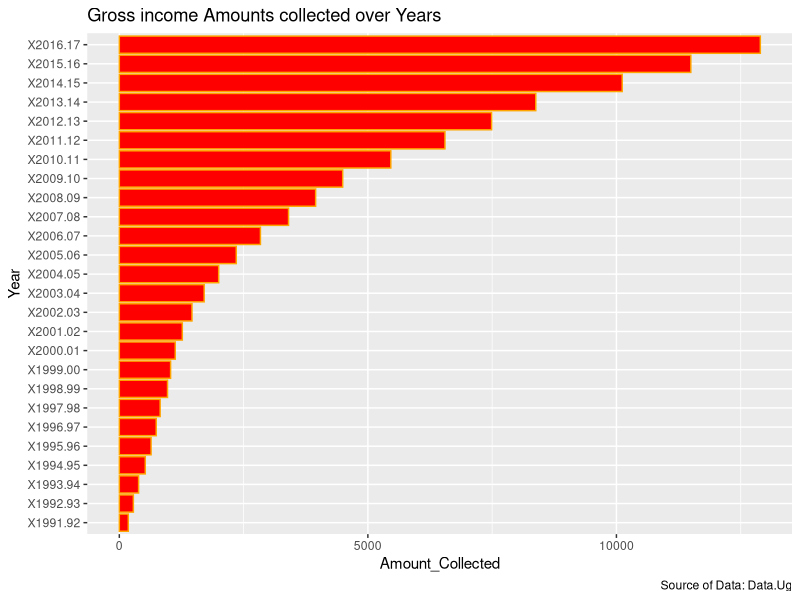
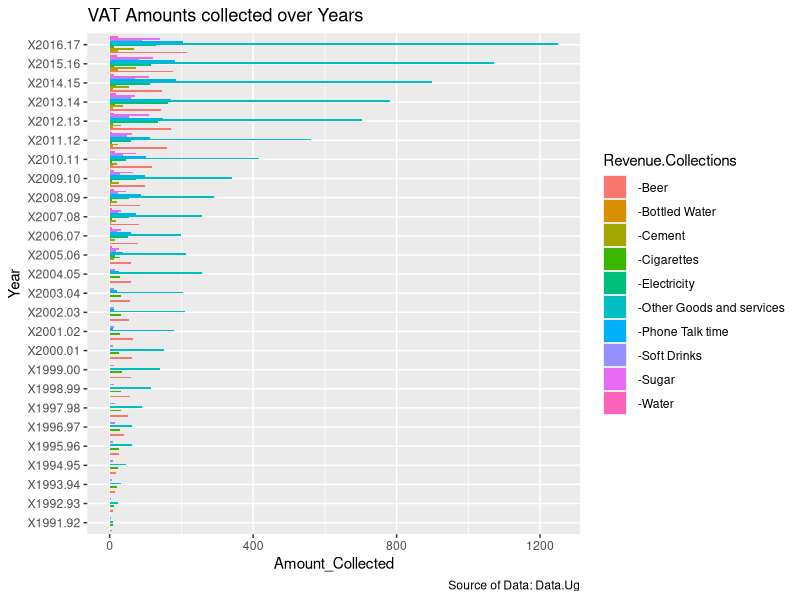
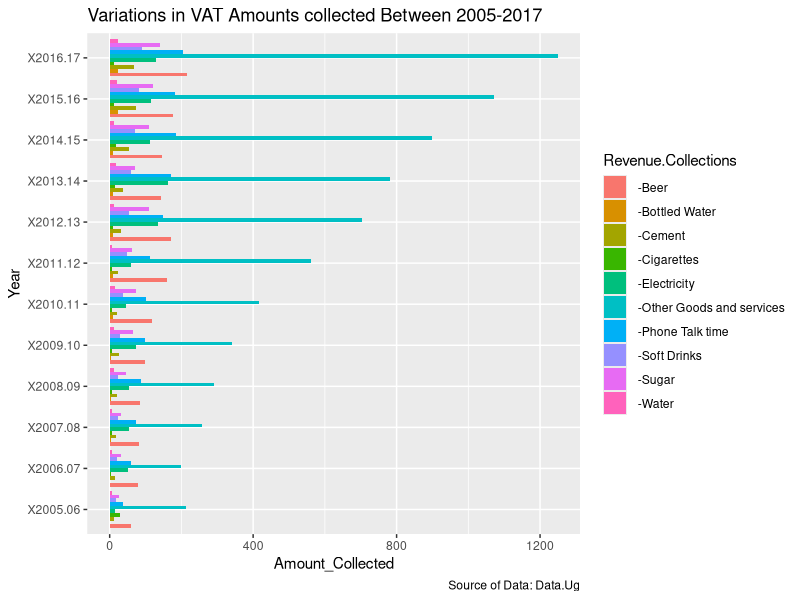
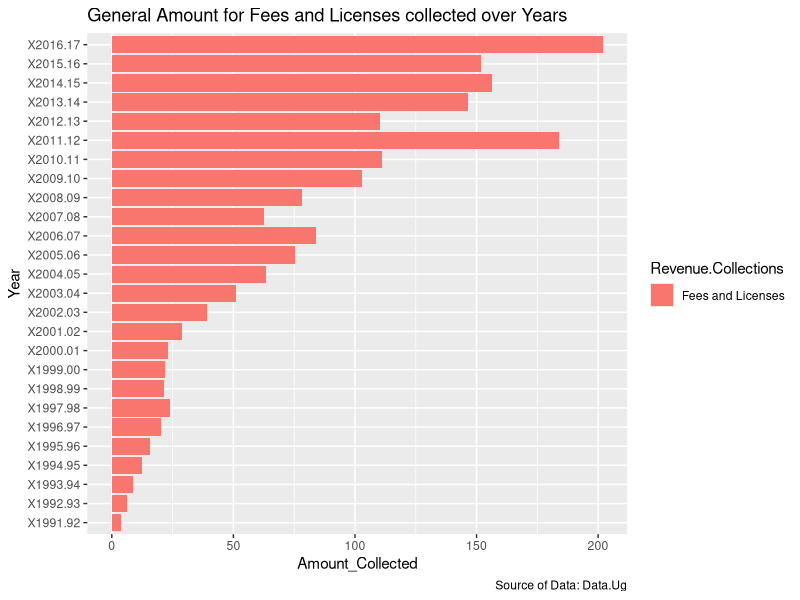

The R source for these figures, in order:
# Libraries
library(tidyr)
library(magrittr)
library(dplyr)
library(ggplot2)

# Importing the dataset
rev_collections <- read.csv("revenue-collections.csv")

# checking the structure of the dataset
str(rev_collections)

# seems there is a problem with the header. Viewing the datasets to see whats really the problem
View(rev_collections)
# there is a problem with the way the headers were made. lets remove the first row
# Deleting the title manually from excel. its the easiest
rev_collections <- read.csv("revenue-collections.csv", 
                            na.strings = "NA",
                            stringsAsFactors = F)

str(rev_collections)

# Making the data tidy using the gather method
rev_collections <- rev_collections %>% gather('X1991.92':'X2016.17', 
                           key = "Year", 
                           value = "Amount_Collected",
                           na.rm = T)

# Selecting only gross revenue over the years
Gross_Revenue <-rev_collections %>% 
  select(Revenue.Collections,Year,Amount_Collected) %>%
  filter(Revenue.Collections == "Gross Revenues")

# Visualizing the revenue collected
 ggplot(data = Gross_Revenue, aes(x=Year, y= Amount_Collected)
      )+
   geom_bar(colour = "orange",
            stat ="identity",
            fill = "red")+
   coord_flip() +
   ggtitle(paste("Gross income Amounts collected over Years"))+
   labs(
     caption = "Source of Data: Data.Ug"
   )
 
 # Selecting and visualizing value added taxes
 VAT <- rev_collections %>%
   select(Revenue.Collections,Year,Amount_Collected)%>%
   filter(Revenue.Collections == " -Cigarettes"|
            Revenue.Collections == " -Beer"|
            Revenue.Collections == " -Spirit/Waragi"|
            Revenue.Collections == " -Soft Drinks"|
            Revenue.Collections == " -Sugar"|
            Revenue.Collections == " -Bottled Water"|
            Revenue.Collections == " -Cement"|
            Revenue.Collections == " -Electricity"|
            Revenue.Collections == " -Water"|
            Revenue.Collections == " -Other Goods and services"|
            Revenue.Collections == " -Phone Talk time"
            )
 # Visualizing VAT using a line graph
 ggplot(data = VAT, aes(x=Year,
                        y= Amount_Collected, 
                        fill = Revenue.Collections)
 )+
   geom_bar(stat ="identity",
            position = position_dodge()
             )+
   coord_flip()+
   ggtitle(paste("VAT Amounts collected over Years"))+
   labs(
     caption = "Source of Data: Data.Ug"
   )
 
 # dividing the dataset into 2 for easy visualizations and visualizing only btn 2005 to 2017
 VAT_2005_17 <-VAT %>% select(Revenue.Collections,Year,Amount_Collected)%>%
   filter(Year == "X2005.06"|
          Year == "X2006.07"|
          Year == "X2007.08"|
          Year == "X2008.09"|
          Year == "X2009.10"|
          Year == "X2010.11"|
          Year == "X2011.12"|
          Year == "X2012.13"|
          Year == "X2013.14"|
          Year == "X2014.15"|
          Year == "X2015.16"|
          Year == "X2016.17"
          )
 # Visualizing VAT using a line graph
 ggplot(data = VAT_2005_17, aes(x=Year,
                        y= Amount_Collected, 
                        fill = Revenue.Collections)
 )+
   geom_bar(stat ="identity",
            position = position_dodge()
   )+
   coord_flip()+
   ggtitle(paste("Variations in VAT Amounts collected Between 2005-2017"))+
   labs(
     caption = "Source of Data: Data.Ug"
   )
 
 # .............Fees and licences
 # General Fees and Licences over Years
 General_Fees_and_L <- rev_collections %>% select(Revenue.Collections,Year,Amount_Collected)%>%
   filter(Revenue.Collections == "Fees and Licenses")
 # Visualizing general fees and licences
 ggplot(data = General_Fees_and_L, aes(x=Year,
                        y= Amount_Collected, 
                        fill = Revenue.Collections)
 )+
   geom_bar(stat ="identity",
            position = position_dodge()
   )+
   coord_flip()+
   ggtitle(paste("General Amount for Fees and Licenses collected over Years"))+
   labs(
     caption = "Source of Data: Data.Ug"
   )
 # What happened in 2011 that there are many offences 
 
 # Deeper into the categories of fees
 